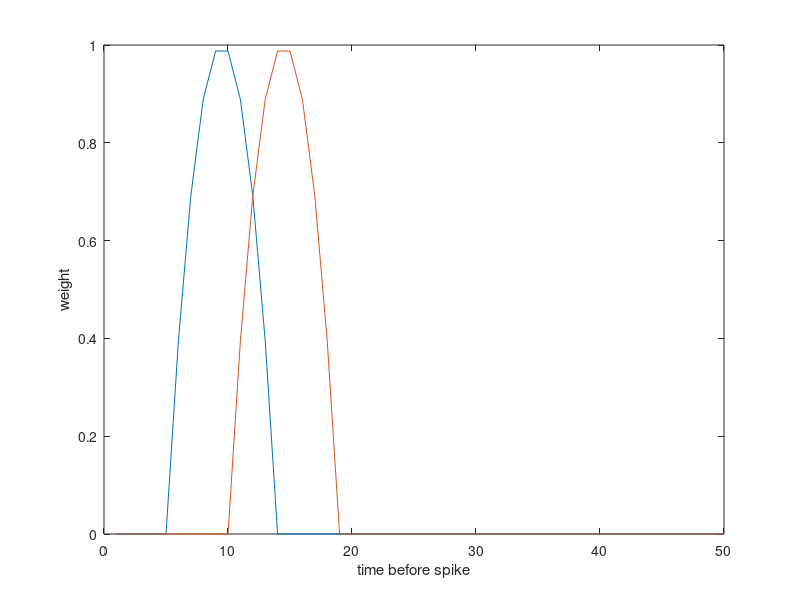

Write MATLAB code to recreate this figure.
%% Setup bar position and HMM trajectory

bar_size = 7;
G_HMM = 9;
T = 1000;
dt=1/60;
D_HMM = 2700000; %dynamical range
omega =G_HMM/2.12;   % omega = G/(2w)=1.06; follow Bielak's overdamped dynamics/ 2015PNAS
stimulus_range = 200;
Xarray = zeros(1,T);
Xarray(1,1)=0; % since the mean value of damped eq is zero
Vx = zeros(1,T);
%Use rntest(t)!!!
for t = 1:T-1
    Xarray(t+1) = Xarray(t) + Vx(t)*dt;
    Vx(t+1) = (1-G_HMM*dt)*Vx(t) - omega^2*Xarray(t)*dt + sqrt(dt*D_HMM)*randn;
end

nrx= (stimulus_range-bar_size*2)/(max(Xarray)-min(Xarray));
Xarray2=Xarray*nrx;
Xarray3=Xarray2+bar_size+1-min(Xarray2);%rearrange the boundary values
newXarray=round(Xarray3);


bar_position = zeros(T,stimulus_range);

for step = 1:T
   bar_position(step,newXarray(step)-bar_size:newXarray(step)+bar_size) = ones(1,2*bar_size+1); 
end

%% Receptive field center surround filter

sigma = 10;
range = 1:stimulus_range;
On_center = gaussmf(range,[sigma stimulus_range/2]);
Off_center = -0.3*gaussmf(range,[sigma*3 stimulus_range/2]);
% figure(1)
% plot(range,On_center);hold on
% plot(range,Off_center);hold off
% figure(2)
% plot(range,On_center+Off_center);

%% On and Off temporal filter
integration_time = 50;
size_curve = 10;
On_temporal = zeros(1,integration_time);
Off_temporal = zeros(1,integration_time);
x = linspace(-1.0, 1.0, size_curve);
curve = -x.*x+1;
On_temporal(5:5+size_curve-1) = On_temporal(5:5+size_curve-1)+curve;
Off_temporal(10:10+size_curve-1) = Off_temporal(5:5+size_curve-1)+curve;
figure(3)
plot(1:integration_time,On_temporal);hold on
plot(1:integration_time,Off_temporal);hold off
xlabel('time before spike')
ylabel('weight')
%% 